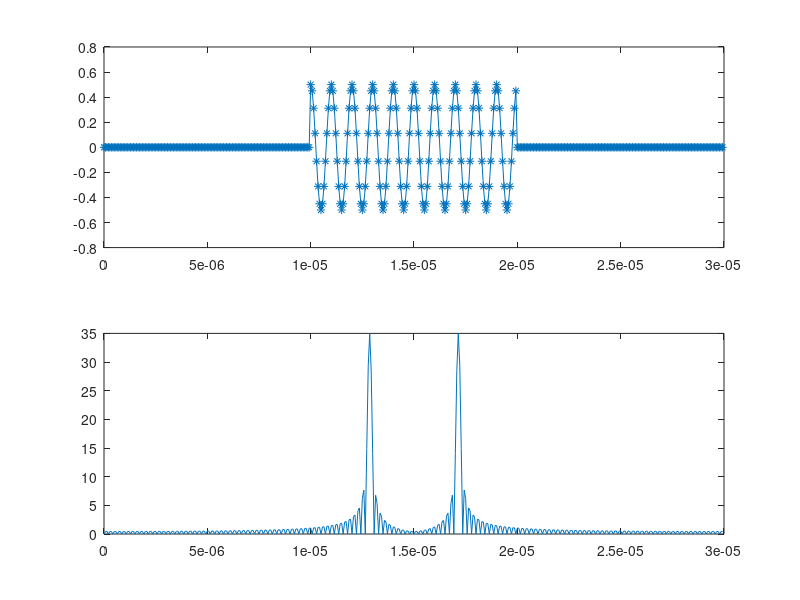

Recreate this plot in MATLAB.
clear all;
set(0,'DefaultFigureWindowStyle','docked')

% Generate a chirp and write to file

fs = 14e6;%56e6; % samples/second % 40e6
dt = 1/fs;
f0 = 1e6; % Hz
f1 = 1e6;%25e6; % Hz
t1 = 10e-6;%500e-6; %10e-6; % seconds % 0.01

t_zero_before = 10e-6; % seconds - pad with zeros before
t_zero_after = 10e-6; % seconds - pad with zeros after

t_chrp = 0:dt:(t1-dt);
t = 0:dt:((t1+t_zero_before+t_zero_after)-dt);

y_chrp = 0.5*chirp(t_chrp,f0,t1,f1);
y_chrp = [zeros(1, t_zero_before*fs) complex(y_chrp) zeros(1, t_zero_after*fs)];
y = y_chrp;

samps = [real(y); imag(y)];
samps = samps(:)';

fileID = fopen('chirp.bin','w');
fwrite(fileID,samps,'float');

%% plot
figure
subplot(2,1,1)
plot(t, real(y), '-*')
subplot(2,1,2)
plot(t, abs(fftshift(fft(y))))
